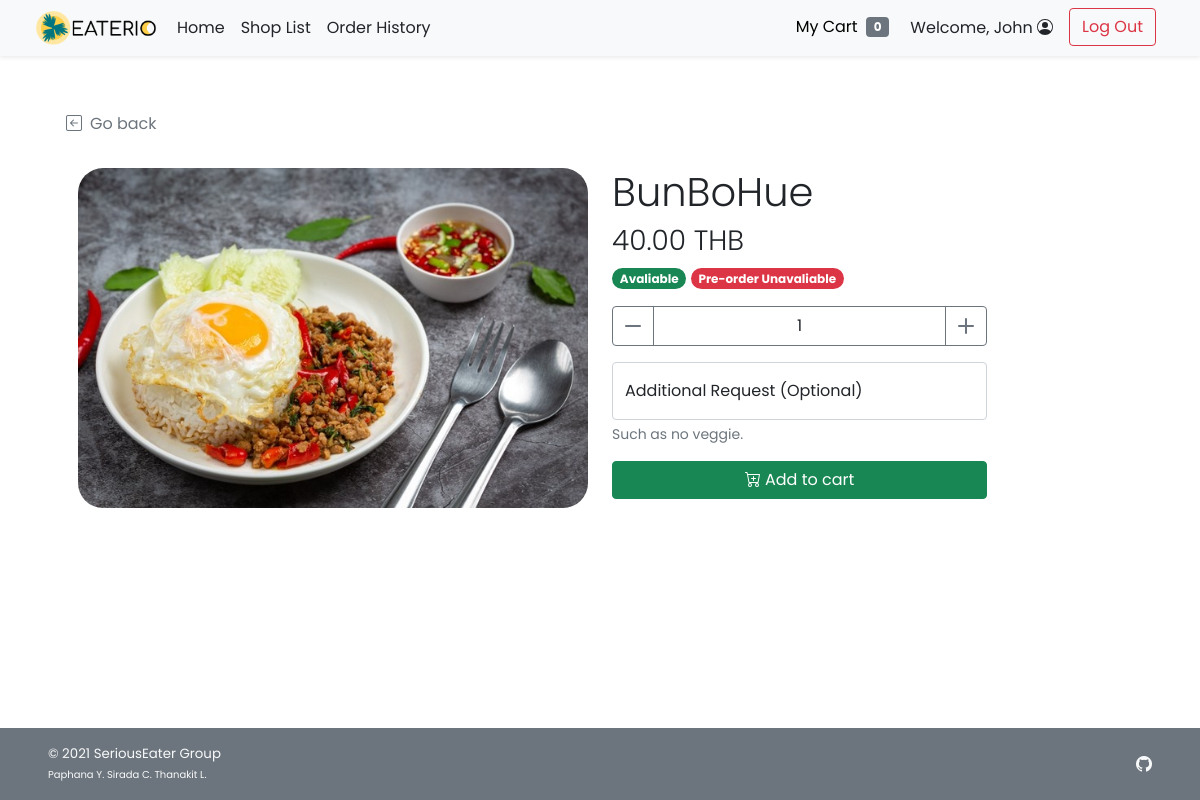
Page /food_item.php?s_id=1&f_id=1 (signed in) on the earlier database version.
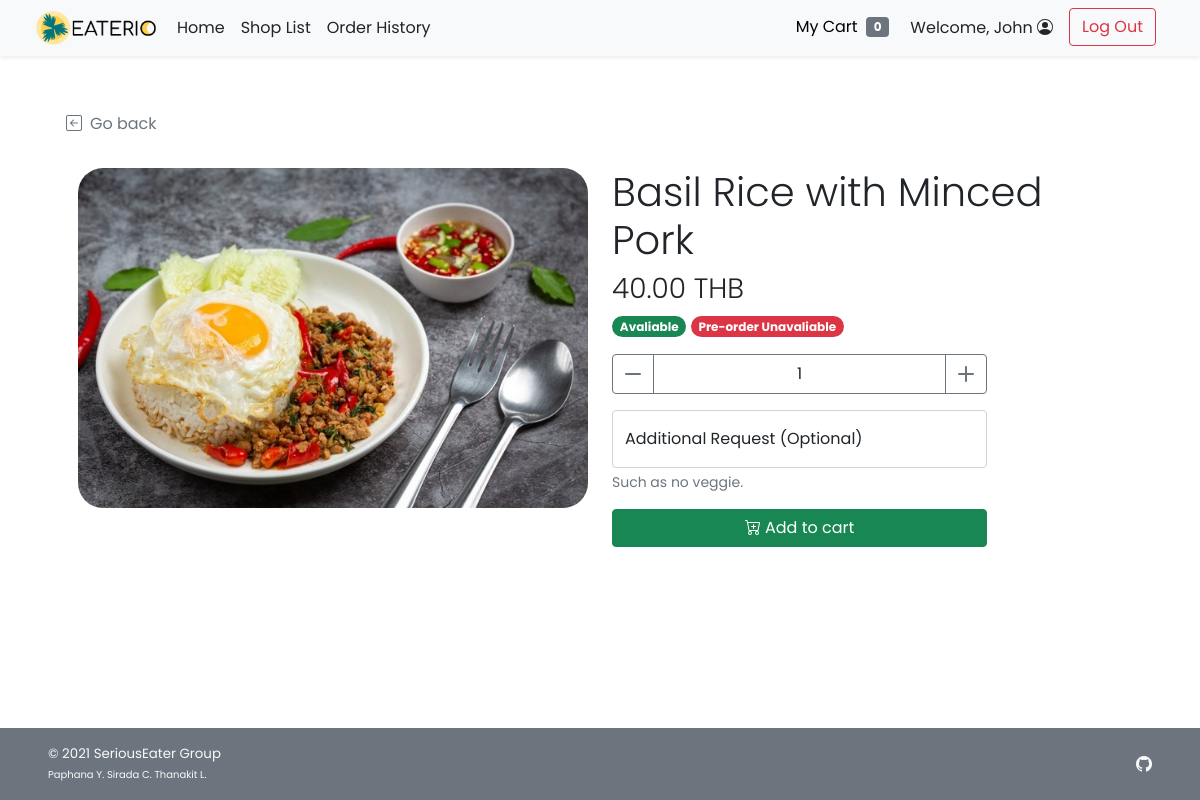
Same page on the later database version.
### tables this page shows
CREATE TABLE `food` (
  `f_id` int(11) NOT NULL,
  `s_id` int(11) NOT NULL,
  `f_name` varchar(100) NOT NULL,
  `f_price` decimal(6,2) NOT NULL,
  `f_todayavail` tinyint(4) NOT NULL DEFAULT 1 COMMENT 'Food is available to order or not',
  `f_preorderavail` tinyint(4) NOT NULL DEFAULT 1,
  `f_pic` text DEFAULT NULL
);

### food_item.php (the view, shortened to what this page needs)
<!DOCTYPE html>
<html lang="en">
<head>
    <?php
        include("conn_db.php");
        include('head.php');
    ?>
    <link href="css/main.css" rel="stylesheet">
    <link href="css/menu.css" rel="stylesheet">
</head>
<body class="d-flex flex-column h-100">
    <?php
        include('nav_header.php');
        $s_id = $_GET["s_id"];
        $f_id = $_GET["f_id"];
        $query = "SELECT f.*,s.s_status,s.s_preorderstatus FROM food f INNER JOIN shop s ON f.s_id = s.s_id WHERE f.s_id = {$s_id} AND f.f_id = {$f_id} LIMIT 0,1";
        $result = $mysqli -> query($query);
        $food_row = $result -> fetch_array();
    ?>
    <div class="container px-5 py-4" id="shop-body">
        <div class="row my-4">
            <a class="nav nav-item text-decoration-none text-muted mb-2" href="#" onclick="history.back();">
                <i class="bi bi-arrow-left-square me-2"></i>Go back
            </a>
        </div>
        <div class="row row-cols-1 row-cols-md-2 mb-5">
            <div class="col mb-3 mb-md-0">
                <img
                    <?php
                        if(is_null($food_row["f_pic"])){echo "src='img/default.png'";}
                        else{echo "src=\"img/{$food_row['f_pic']}\"";}
                    ?>
                    class="img-fluid rounded-25 float-start"
                    alt="<?php echo $food_row["f_name"]?>">
            </div>
            <div class="col text-wrap">
                <h1 class="fw-light"><?php echo $food_row["f_name"]?></h1>
                <h3 class="fw-light"><?php echo $food_row["f_price"]?> THB</h3>
                <ul class="list-unstyled mb-3 mb-md-0">
                    <li class="my-2">
                        <?php if($food_row["f_todayavail"]==1&&$food_row["s_status"]==1){ ?>
                        <span class="badge rounded-pill bg-success">Avaliable</span>
                        <?php }else{ ?>
                        <span class="badge rounded-pill bg-danger">Unavaliable</span>
                        <?php }
                            if($food_row["f_preorderavail"]==1&&$food_row["s_preorderstatus"]==1){?>
                        <span class="badge rounded-pill bg-success">Pre-order avaliable</span>
                        <?php }else{ ?>
                        <span class="badge rounded-pill bg-danger">Pre-order Unavaliable</span>
                        <?php }?>
                    </li>
                </ul>
                <div class="form-amount">
                    <form class="mt-3" method="POST" action="add_item.php">
                        <div class="input-group mb-3">
                            <button id="sub_btn" class="btn btn-outline-secondary" type="button" title="subtract amount" onclick="sub_amt('amount')">
                                <i class="bi bi-dash-lg"></i>
                            </button>
                            <input type="number" class="form-control text-center border-secondary" id="amount"
                                name="amount" value="1" min="1" max="99">
                            <button id="add_btn" class="btn btn-outline-secondary" type="button" title="add amount" onclick="add_amt('amount')">
                                <i class="bi bi-plus-lg"></i>
                            </button>
                        </div>
                        <div class="form-floating mb-3">
                            <input type="text" class="form-control" id="addrequest" name="request" placeholder=" ">
                            <label for="addrequest" class="d-inline-text">Additional Request (Optional)</label>
                            <div id="addrequest_helptext" class="form-text">
                                Such as no veggie.
                            </div>
                        </div>
                        <button class="btn btn-success w-100" type="submit" title="add to cart" name="addtocart"
                        >
                             Add to cart
                        </button>
                    </form>
                </div>
            </div>
        </div>
    </div>
    <footer
        class="footer d-flex flex-wrap justify-content-between align-items-center px-5 py-3 mt-auto bg-secondary text-light">
        <span class="smaller-font">&copy; 2021 SeriousEater Group<br /><span class="xsmall-font">Paphana Y. Sirada C.
                Thanakit L.</span></span>
        <ul class="nav justify-content-end list-unstyled d-flex">
            <li class="ms-3"><a class="text-light" target="_blank" href="https://github.com/waterthatfrozen/EATERIO"><i
                        class="bi bi-github"></i></a></li>
        </ul>
    </footer>
</body>
</html>

Differences in the rows shown:
changed food: f_name "BunBoHue" → "Basil Rice with Minced Pork"
